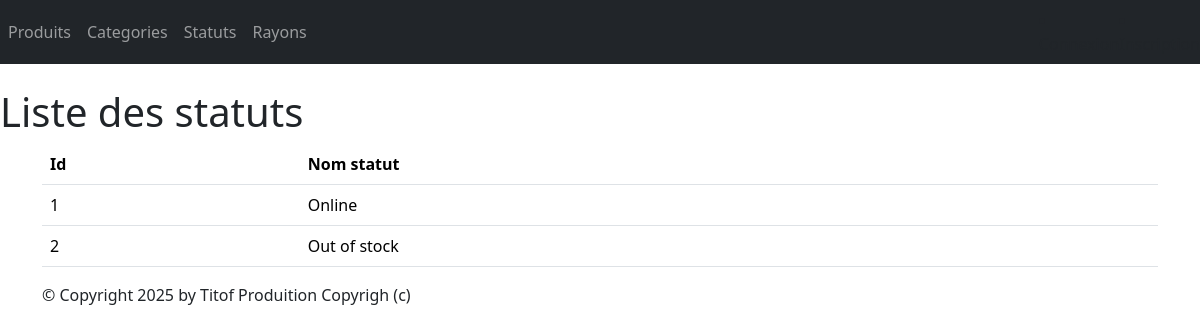
Page /monApp/statuts/ on the committed database.
### monApp/models.py (models this page shows, shortened)
class Statut(models.Model):
    idStatus = models.AutoField(primary_key=True)
    libelleStatus = models.CharField(max_length=100)

### monApp/views.py (the view)
# urls.py: path('statuts/',views.StatuListView.as_view(), name='lst_stats'),
class StatuListView(ListView):
    model = Statut
    template_name = "monApp/list_statuts.html"
    context_object_name = "stats"
    def get_context_data(self, **kwargs):
        context = super(StatuListView, self).get_context_data(**kwargs)
        context['titremenu'] = "Liste des statuts"
        return context

### monApp/templates/monApp/list_statuts.html
{% extends 'monApp/base.html' %}
{% block menu %}
    <h1> {{titremenu}} </h1>
{% endblock %}
{% block contenu %}
    <table class="table">
        <thead>
            <th>Id</th>
            <th>Nom statut</th>
        </thead>
        <tbody>
            {% for statut in stats %}
            <tr>
                <td> {{statut.idStatus}} </td>
                <td> {{statut.libelleStatus}} </td>
            </tr>
            {% endfor %}
        </tbody>
    </table>
{% endblock %}

### TutoDjango/static/styles.css (style rules this page uses)
h1 { color: red }

### rows in the picture
Statut: idStatus "1", libelleStatus "Online"
Statut: idStatus "2", libelleStatus "Out of stock"

### other values in the picture
{{ titremenu }} "Liste des statuts"
